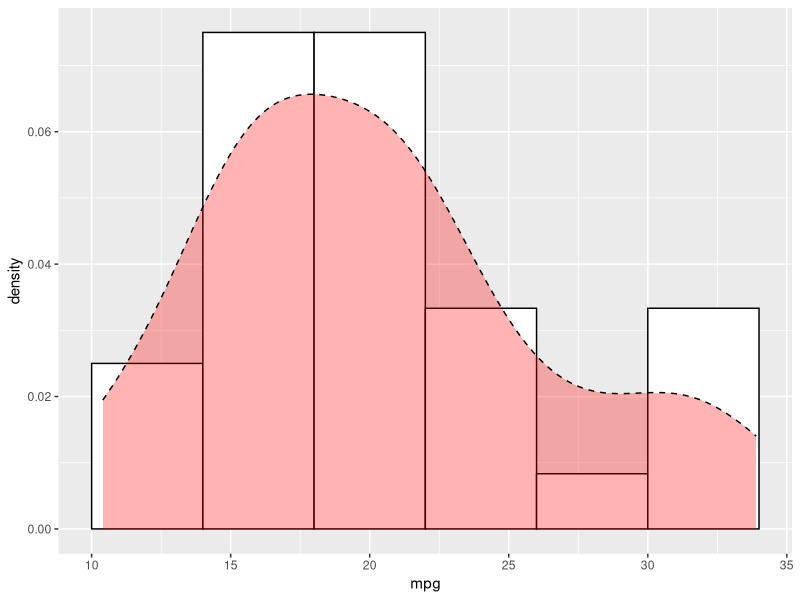
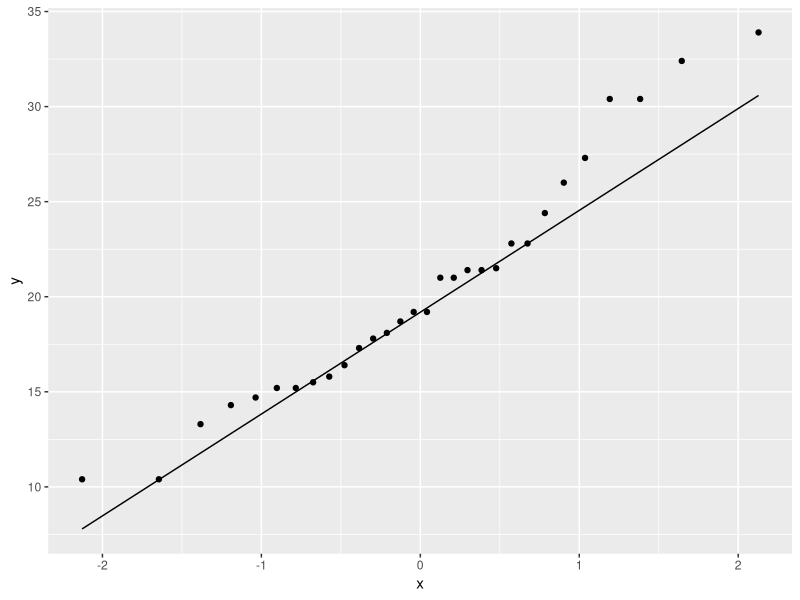
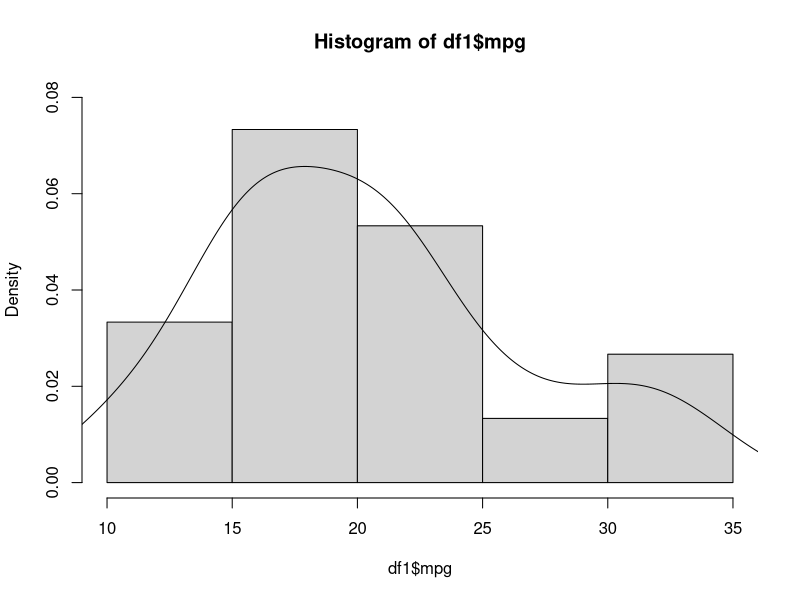
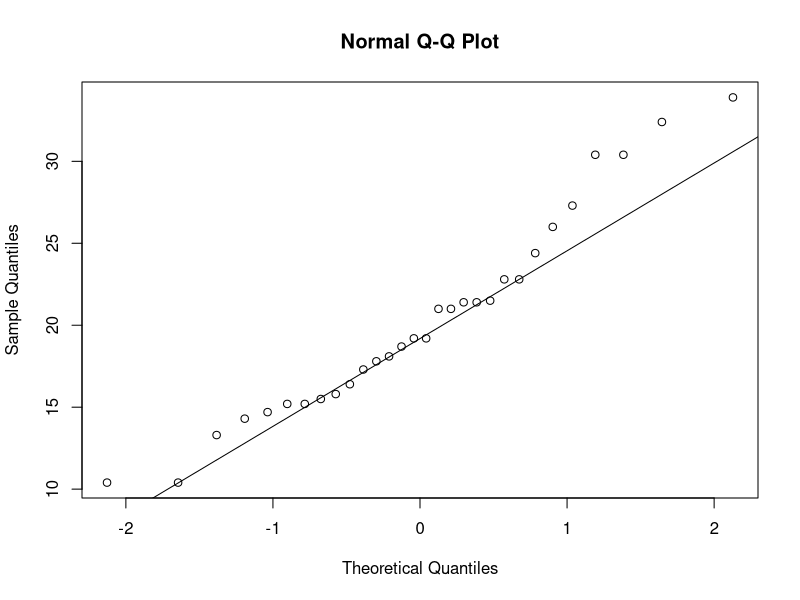
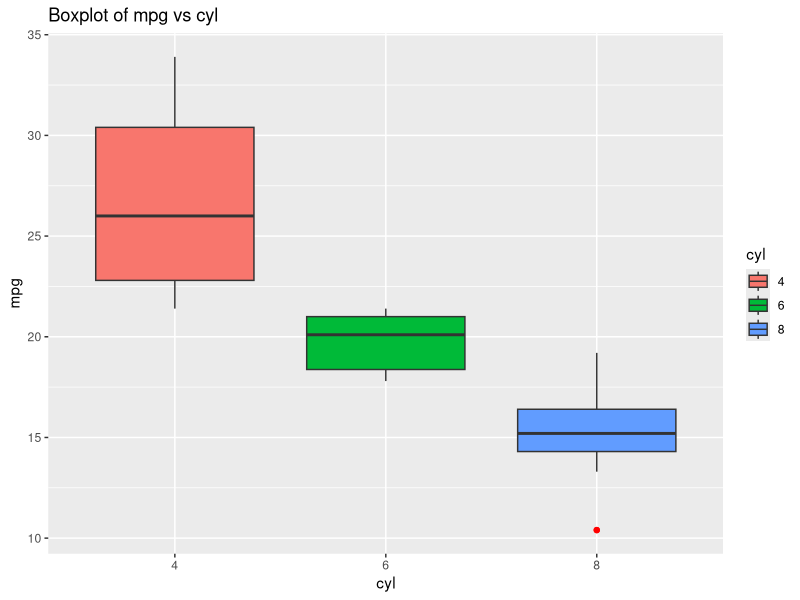
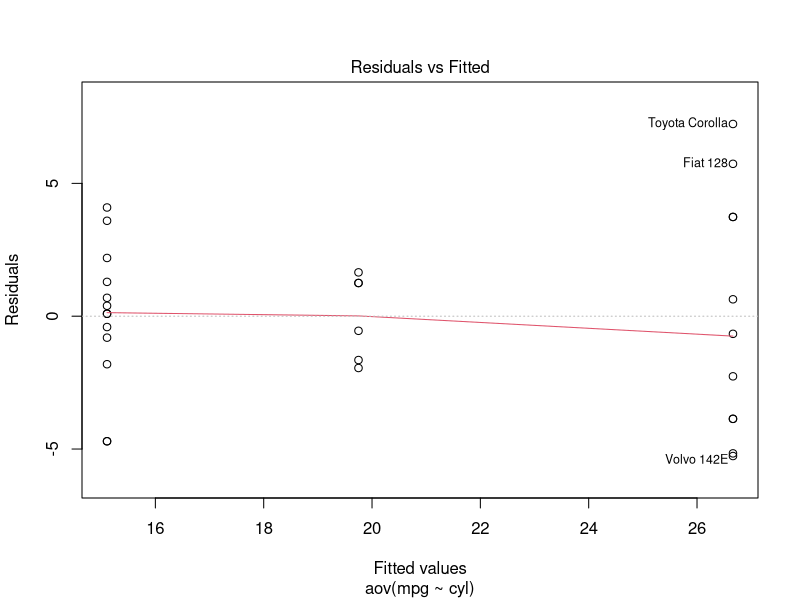
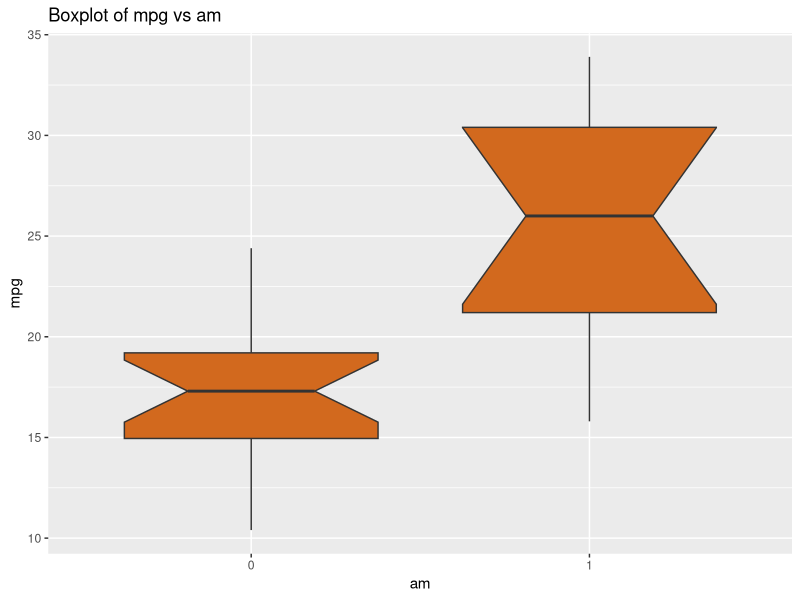
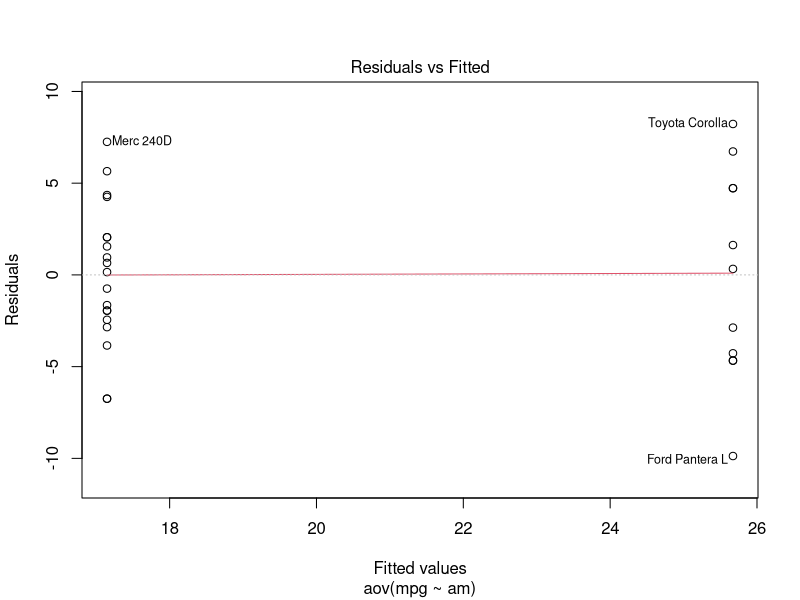

Source code (R) for these figures, in order:
# One-Way ANOVA
#setwd('D:/R learnings/mtcars') set your working directory if needed
library(dplyr)
library(ggplot2)

data("mtcars")
df = mtcars
dim(df)
str(df) #glimpse(df)
sapply(df, class)
sapply(df[c('cyl','vs','am','gear','carb')], table)

df %>% mutate_at(vars('cyl','vs','am','gear','carb'),as.factor) ->df #df = mutate_at(df,vars('cyl','vs','am','gear','carb'),as.factor)
df %>% filter(carb!=6 & carb!=8) ->df1 #df[-c(which(df$carb==6),which(df$carb==8)),] -> df1

ggplot(data = df1,aes(x = mpg))+
  geom_histogram(binwidth = 4,aes(y = ..density..),colour='black',fill='white')+
  geom_density(colour='black',fill='red',alpha = 0.3, linetype = 'dashed')

ggplot(data = df1,aes(sample=mpg))+
  stat_qq()+
  stat_qq_line()

shapiro.test(df1$mpg)  #accept null hypothesis mpg is normal

#using base function
hist(df1$mpg,prob=T,ylim = c(0,0.08),breaks=5)
lines(density(df1$mpg))
qqnorm(df1$mpg)
qqline(df1$mpg)

#effect of cylinder on mileage
df1 %>%  group_by(cyl) %>% summarise(count = n(),
                                     mean = mean(mpg,na.rm = T),
                                     sd = sd(mpg,na.rm = T))

ggplot(data=df1,aes(x=cyl,y=mpg,fill=cyl))+
  geom_boxplot(outlier.colour = 'red')+
  ggtitle('Boxplot of mpg vs cyl')
#as number of cyllinder increases mileage decreases,let's check this by using ANOVA model
cyl.aov <- aov(mpg~cyl,data=df1)
summary(cyl.aov)
TukeyHSD(cyl.aov)
pairwise.t.test(df1$mpg,df1$cyl,p.adjust.method = 'BH')
plot(cyl.aov,1)
shapiro.test(cyl.aov$residuals)   #Shapiro-Wilk normality test
bartlett.test(mpg~cyl,data=df1)   #homogeneity of variances
oneway.test(mpg~cyl,data=df1)     
kruskal.test(mpg~cyl,data=df1)    #Kruskal-Wallis rank sum test, if mpg does not follows normality assumtion

#effect of transmission(am) on mileage
df1 %>%  group_by(am) %>% summarise(count = n(),
                                     mean = mean(mpg,na.rm = T),
                                     sd = sd(mpg,na.rm = T))
ggplot(data=df1,aes(am,mpg,fill=am))+
  geom_boxplot(outlier.colour = 'red',fill='chocolate',notch = T)+
  ggtitle('Boxplot of mpg vs am')
am.aov <- aov(mpg~am,data=df1)
summary(am.aov)
plot(am.aov,1)
shapiro.test(am.aov$residuals)   #Shapiro-Wilk normality test
bartlett.test(mpg~am,data=df1)   #homogeneity of variances


#effect of carborator on mileage
df1 %>%  group_by(carb) %>% summarise(count = n(),
                                     mean = mean(mpg,na.rm = T),
                                     sd = sd(mpg,na.rm = T))

ggplot(data=df1,aes(x=carb,y=mpg,fill=carb))+
  geom_boxplot(outlier.colour = 'red')+
  ggtitle('Boxplot of mpg vs carb')
#cars having 1 and 2 carborator and 3 and 4 craborator have no difference in mpg,let's check this by using ANOVA model
carb.aov <- aov(mpg~carb,data=df1)
summary(carb.aov)
TukeyHSD(carb.aov)
pairwise.t.test(df1$mpg,df1$carb,p.adjust.method = 'BH')
plot(carb.aov,1)
shapiro.test(carb.aov$residuals)   #Shapiro-Wilk normality test
bartlett.test(mpg~carb,data=df1)   #homogeneity of variances
